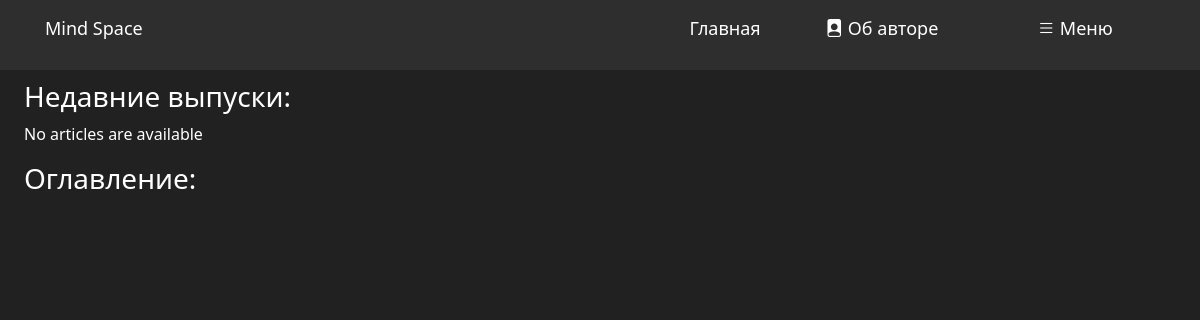
Page /notes/ on the earlier database version.
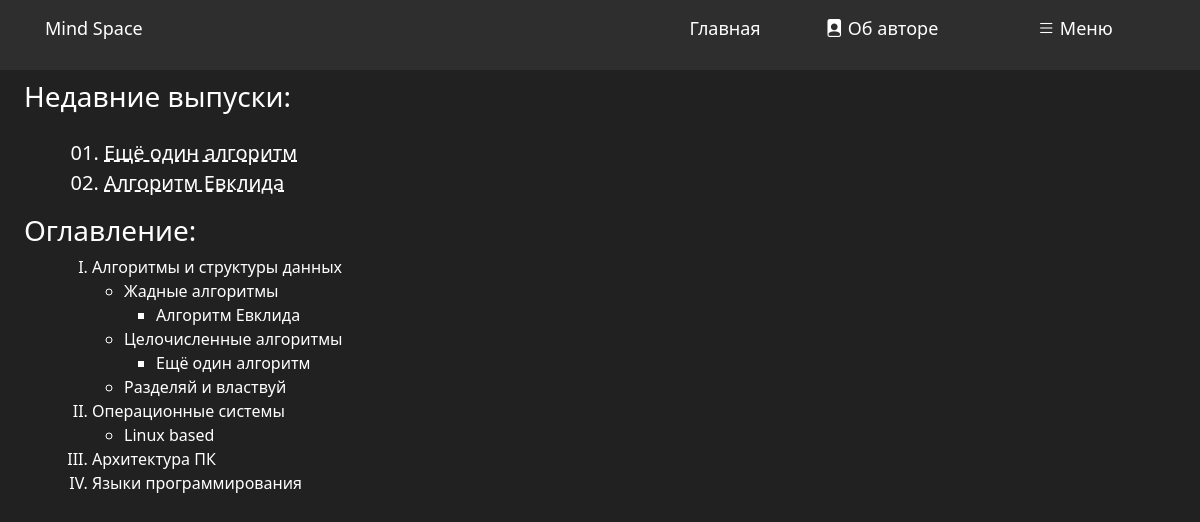
Same page on the later database version.
### notes/models.py (models this page shows, shortened)
class Article(models.Model):
    chapter = models.ForeignKey(Chapter, models.SET_NULL, blank=True, null=True)
    heading = models.CharField(max_length=200)
    body = models.TextField()
    pub_date = models.DateTimeField(auto_now_add=True)
    last_edit_date = models.DateTimeField(auto_now=True)
    def __str__(self) -> str:
        return str(self.heading)

class Partition(models.Model):
    name = models.CharField(max_length=200)

class Chapter(models.Model):
    partition = models.ForeignKey(Partition, models.SET_NULL, blank=True, null=True)
    name = models.CharField(max_length=200)

### notes/views.py (the view)
# urls.py: path('', views.index, name='index'),
def index(request):
    partitions = Partition.objects.all()
    tree = {}
    for part in partitions:
        tree[part] = {}
        chapters = Chapter.objects.filter(partition = part)
        for chapt in chapters:
            tree[part][chapt] = []
            articles = Article.objects.filter(chapter = chapt)
            for article in articles:
                tree[part][chapt].append(article)
    latest_articles_list = Article.objects.order_by("-pub_date")[:5]
    context = {
        "tree": tree,
        "latest_articles_list": latest_articles_list,
    }
    return render(request, "notes/index.html", context)

### notes/context_processors.py (called while the page is built)
def add_variable_to_context(requests):
    return {
        "partitions": Partition.objects.all(),
    }

### notes/templates/notes/index.html
{% extends 'notes/layout.html' %}
{% load static %}
{% block includes %}
<link rel="stylesheet" href="{% static 'notes/index_styles.css' %}">
{% endblock %}
{% block content %}
<h3>
    Недавние выпуски:
</h3>
{% if latest_articles_list %}
    <ul class="titles">
        {% for article in latest_articles_list %}
            <li><a href="{% url 'notes:detail' article.id %}">
                {{ article.heading }}
            </a></li>
        {% endfor %}
    </ul>
{% else %}
    <p>No articles are available</p>
{% endif %}
<h3>
    Оглавление:
</h3>
<ul class="first-level">
    {% for part, chapters in tree.items %}
        <li>{{ part.name }}</li>
        <ul class="second-level">
            {% for chapter, articles in chapters.items %}
                <li>{{chapter.name}}</li>
                <ul>
                {% for article in articles %}
                    <li>{{article}}</li>
                {% endfor %}
                </ul>
            {% endfor %}
        </ul>
    {% endfor %}
</ul>
{% endblock %}

### notes/templates/notes/layout.html (shortened to what this page needs)
{% load static %}
{% load bootstrap_icons %}
<!DOCTYPE html>
<html lang="en">
    <link href="https://cdn.jsdelivr.net/npm/bootstrap@5.3.2/dist/css/bootstrap.min.css" rel="stylesheet">
    <link rel="stylesheet" href="https://cdn.jsdelivr.net/npm/bootstrap-icons@1.5.0/font/bootstrap-icons.css">
    <link rel="stylesheet" href="{% static 'notes/main_style.css' %}">
    <link rel="stylesheet" href="{% static 'bootstrap_icons/css/bootstrap_icons.css' %}">
    {% block includes %}
    {% endblock includes %}
</html>
<body>
    <div class="header">
            <div class="header-left"><a href="{% url 'notes:index' %}">Mind Space</a></div>
            <div class="header-right">
                <a href="{% url 'notes:index' %}" class="left-moved-first">
                    {% bs_icon 'house' size="24px" %}Главная
                </a>
                <a href="" class="left-moved"><i class="bi bi-file-person-fill"></i> Об авторе</a>
                <ul class="menu ">
                    <li class="menu-item">
                        <a href=#><i class="bi bi-list"></i> Меню</a>
                        <div class="element">
                        </div>
                    </li>
                </ul>
            </div>
    </div>
    <main>
        {% block content %}
        {% endblock %}
    </main>
</body>

### static/notes/main_style.css (style rules this page uses)
.header { background-color: #2e2e2e; padding: 15px 25px; width: 100%; height: 70px; position: fixed; left: 0; top: 0; margin-bottom: 40px; display: block; }
.header div { display: inline-block; font-size: large; }
.header-left { text-align: center; margin-left: 20px; }
.header-right { text-align: center; float: right; }
.header-right > .left-moved-first { margin-right: 20px; }
.left-moved { margin-left: 20px; padding-left: 20px; }
.header a { color: white; text-align: center; text-decoration: none; border-radius: 4px; }
body { background-color: #212121; color: white; display: block; font: 'Verdana'; }
.menu { list-style: none; display: inline-block; }
.menu-item > a { display: block; width: 200px; color: white; }
.element { display: block; position: absolute; height: 200px; right: 45px; }
main { margin-top: 80px; }

### static/notes/index_styles.css (style rules this page uses)
a { text-decoration: underline dashed; color: white; }
.titles { margin-top: 2%; font-size: 20px; margin-left: 6%; list-style-type:decimal-leading-zero; }
h3 { margin-left: 2%; }
.first-level { margin-left: 5%; list-style-type: upper-roman; }

Differences in the rows shown:
added Article: heading "Ещё один алгоритм"
added Article: heading "Алгоритм Евклида"
added Partition: name "Алгоритмы и структуры данных"
added Chapter: name "Жадные алгоритмы", shown under "Алгоритмы и структуры данных"
added Chapter: name "Целочисленные алгоритмы", shown under "Алгоритмы и структуры данных"
added Chapter: name "Разделяй и властвуй", shown under "Алгоритмы и структуры данных"
added Partition: name "Операционные системы"
added Chapter: name "Linux based", shown under "Операционные системы"
added Partition: name "Архитектура ПК"
added Partition: name "Языки программирования"
Other differences:
text no longer shown: "No articles are available"
